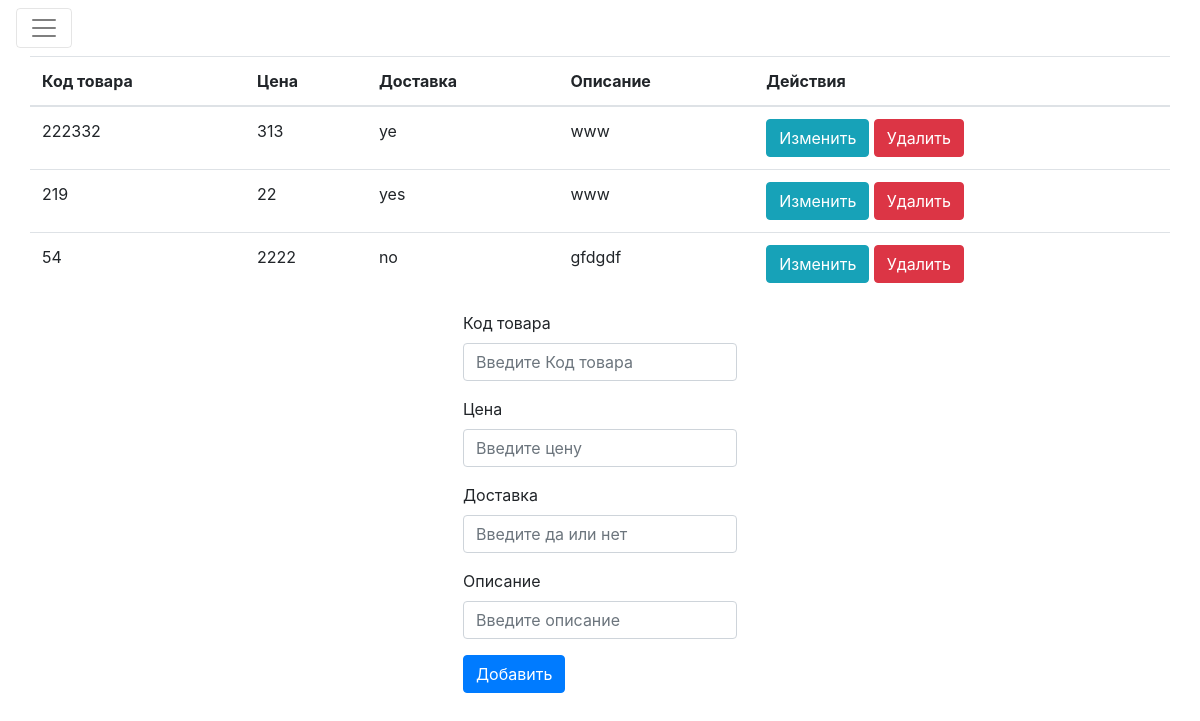
The page /lab/products.php on the database its author committed.
### tables this page shows
CREATE TABLE `products` (
  `id` int(10) NOT NULL,
  `product_code` int(10) NOT NULL,
  `price` int(10) NOT NULL,
  `delivery` varchar(60) NOT NULL,
  `info` varchar(60) NOT NULL
);

### lab/processproducts.php (called while the page is built, shortened)
<?php
$update = false;
$product_code ='';
$price = '';
$delivery = '';
$info = '';

### lab/products.php (the view, shortened to what this page needs)
<!DOCTYPE html>
<html>
    <head>
        <link rel="stylesheet" href="https://stackpath.bootstrapcdn.com/bootstrap/4.2.1/css/bootstrap.min.css">
    </head>
    <body>
        <?php require_once 'processproducts.php'; ?>
		<div class="pos-f-t">
    <nav class="navbar navbar-light" style="background-color: CCFFCC;">
        <button class="navbar-toggler" type="button" data-toggle="collapse" data-target="#navbarToggleExternalContent" aria-controls="navbarToggleExternalContent" aria-expanded="false" aria-label="Toggle navigation">
            <span class="navbar-toggler-icon"></span>
        </button>
    </nav>
</div>
        <div class="container">
        <?php
            $mysqli = new mysqli('localhost', 'root', '', 'ordersbd') or die(mysqli_error($mysqli));
            $result = $mysqli->query("SELECT * FROM products") or die($mysqli->error);
        ?>
        <div class="row justify-content-center">
            <table class="table">
                <thead>
                    <tr>
                        <th>Код товара</th>
                        <th>Цена</th>
                        <th>Доставка</th>
                        <th>Описание</th>
                        <th colspan="2">Действия</th>
                    </tr>
                </thead>
        <?php
            while ($row = $result->fetch_assoc()): ?>
                <tr>
                    <td><?php echo $row['product_code']; ?></td>
                    <td><?php echo $row['price']; ?></td>
                    <td><?php echo $row['delivery']; ?></td>
                    <td><?php echo $row['info']; ?></td>
                    <td>
                        <a href="products.php?edit=<?php echo $row['id']; ?>"
                           class="btn btn-info">Изменить</a>
                        <a href="processproducts.php?delete=<?php echo $row['id']; ?>"
                           class="btn btn-danger">Удалить</a>
                    </td>
                </tr>
            <?php endwhile; ?>
            </table>
        </div>
        <div class="row justify-content-center">
            <form action="processproducts.php" method="POST">
            <div class="form-group">
            <label>Код товара</label>
            <input type="text" name="product_code" class="form-control" pattern="[0-9]{1,}$"
                   value="<?php echo $product_code; ?>" placeholder="Введите Код товара"required>
            </div>
            <div class="form-group">
            <label>Цена</label>
            <input type="text" name="price" class="form-control" pattern="[0-9]{1,}$"
                   value="<?php echo $price; ?>" placeholder="Введите цену"required>
            </div>
            <div class="form-group">
            <label>Доставка</label>
            <input type="text" name="delivery" class="form-control" pattern="[A-Za-zА-Яа-я]{1,}$"
                   value="<?php echo $delivery; ?>" placeholder="Введите да или нет"required>
            </div>
            <div class="form-group">
            <label>Описание</label>
            <input type="text" name="info" class="form-control" pattern="[A-Za-zА-Яа-я, ,]{1,}$"
                   value="<?php echo $info; ?>" placeholder="Введите описание"required>
            </div>
            <div class="form-group">
            <?php
            if($update == true):
            ?>
            <button type="submit" class="btn btn-info" name="update">Обновить</button>
            <?php else: ?>
            <button type="submit" class="btn btn-primary" name="save">Добавить</button>
            <?php endif; ?>
            </div>
        </form>
        </div>
    </div>
    </body>
</html>

### rows shown on the page
products: product_code "222332", price "313", delivery "ye", info "www"
products: product_code "219", price "22", delivery "yes", info "www"
products: product_code "54", price "2222", delivery "no", info "gfdgdf"
